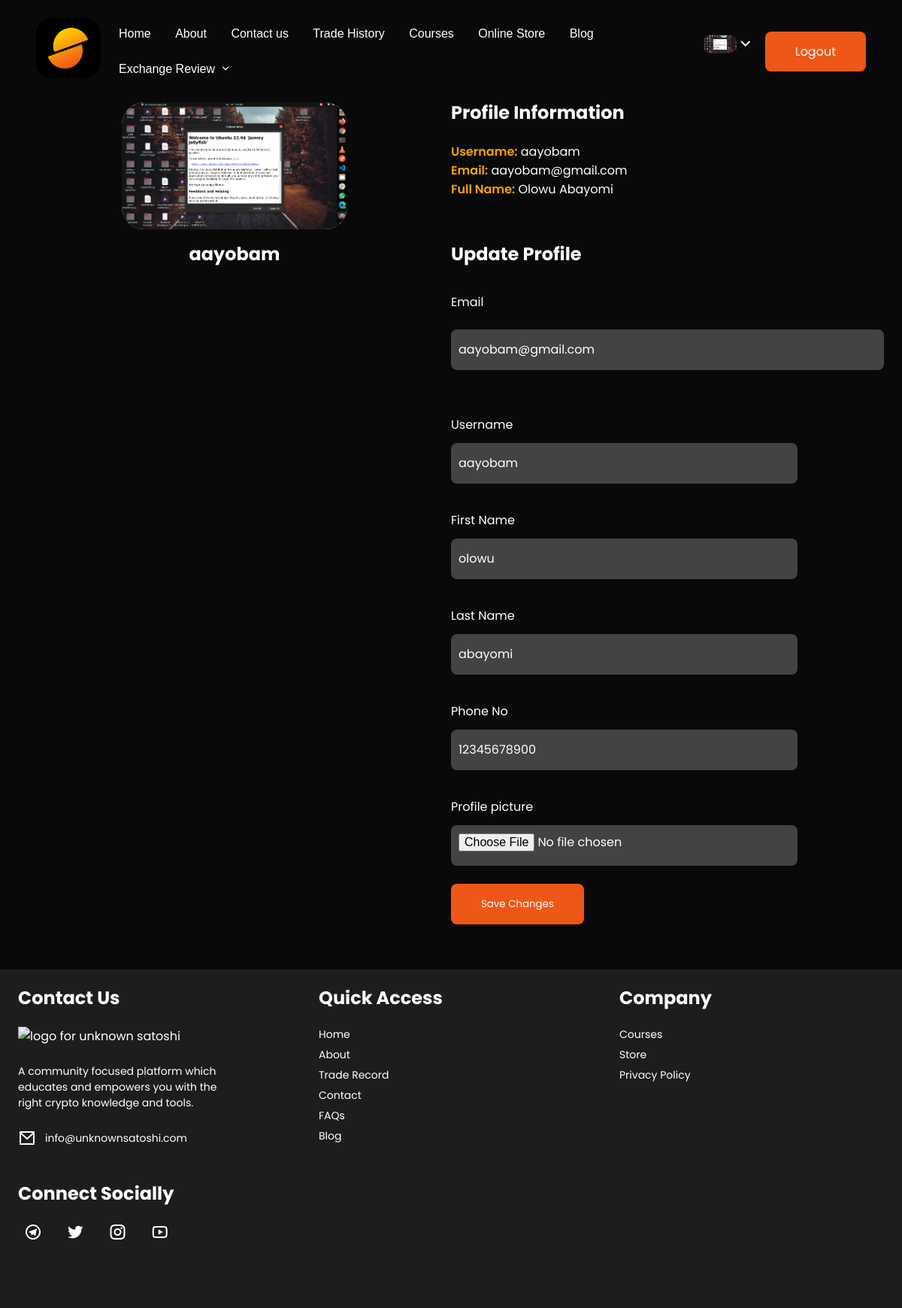
Page /user/profile/860cee2b-3464-4b8a-ae1d-cad69bf02eeb (signed in) on the committed database.
### userprolog/models.py (models this page shows, shortened)
class User(AbstractBaseUser, PermissionsMixin):
    id = models.UUIDField(primary_key=True, default=uuid.uuid4, editable=False, unique=True)
    username = models.CharField(max_length=200, unique=True, blank=True)
    email = models.EmailField(max_length=200, unique=True, blank=False)
    first_name = models.CharField(max_length=200, blank=True)
    last_name = models.CharField(max_length=200, blank=True)
    phone_no = models.CharField(max_length=11,validators=[MaxLengthValidator(11)])
    profile_picture = models.ImageField(null=True, blank=True, default="default_user_image.jpeg", upload_to="profile_image/",)
    is_active = models.BooleanField(default=False)
    is_staff = models.BooleanField(default=False)
    is_superuser = models.BooleanField(default=False)
    date_joined = models.DateTimeField(auto_now_add=True)
    created = models.DateTimeField(auto_now_add=True)
    updated = models.DateTimeField(auto_now=True)
    objects = UserManager()
    EMAIL_FIELD = 'email'
    USERNAME_FIELD = 'username'
    REQUIRED_FIELDS = ['email',]

### userprolog/views.py (the view)
# urls.py: path('user/profile/<str:id>', user_profile, name="user-profile"),
@login_required(login_url="user-login")
def user_profile(request, id):
    template_name = "userprolog/profile.html"
    user = get_object_or_404(User, id=id)
    if request.method == 'POST':
        form = UserUpdateForm(request.POST, request.FILES, instance=user)
        if form.is_valid():
            update_form = form.save(commit=False)
            update_form.is_active = True
            update_form.save()
            messages.success(request, f"User updated successfully")
            return redirect("user-profile", id)
        messages.error(request, f"Unable to update user")
        return redirect("user-profile", id)
    else:
        form = UserUpdateForm(instance=user)
    context = {"form":form, "user":user}
    return render(request, template_name, context)

### userprolog/forms.py
class UserUpdateForm(forms.ModelForm):
    profile_picture = forms.ImageField(required=False, error_messages={'required':"An image is required"})
    class Meta:
        model = User
        fields = ['first_name', 'last_name', 'phone_no', 'email', 'username', 'profile_picture', 'is_active', 'is_staff', 'is_superuser']
    def __init__(self, *args, **kwargs):
        super().__init__(*args, **kwargs)
        self.fields['first_name'].widget.attrs.update({'class':"input-field"})
        self.fields['last_name'].widget.attrs.update({'class':"input-field"})
        self.fields['phone_no'].widget.attrs.update({'class':"input-field"})
        self.fields['email'].widget.attrs.update({'class':"input-field"})
        self.fields['username'].widget.attrs.update({'class':"input-field"})
        self.fields['profile_picture'].widget.attrs.update({'class':"input-field"})
        self.fields['is_active'].widget.attrs.update({'class':"input"})
        self.fields['is_staff'].widget.attrs.update({'class':"input"})
        self.fields['is_superuser'].widget.attrs.update({'class':"input"})

### userprolog/templates/userprolog/profile.html (shortened to what this page needs)
{% extends 'base.html' %}
{% load static %}
{% block content %}
	<div class="page-wrapper margin-extra">
        <section class="user-profile">
            <div class="user-image">
                <img src="{{ user.profile_picture.url }}" alt="user's profile image">
                <h4>{{user.username}}</h4>
            </div>
            <div class="profile-description">
                <div class="profile-details">
                    <h4>Profile Information</h4>
                    <p><label for="username">Username:</label> {{user.username}}</p>
                    <p><label for="email">Email:</label> {{ user.email }}</p>
                    <p><label for="fullname">Full Name:</label> {{ user.first_name|title }} {{user.last_name|title}}</p>
                </div>
                <div class="profile-fields">
                    <h4>Update Profile</h4>
                    <form action="{% url 'user-profile' user.pk %}" method="post" enctype="multipart/form-data">
                        <div>
                            <label for="email">Email</label>
                            {{form.email}}
                        </div>
                        <div>
                            <label for="username">Username</label>
                            {{form.username }}
                        </div>
                        <div>
                            <label for="first-name">First Name</label>
                            {{ form.first_name }}
                        </div>
                        <div>
                            <label for="last-name">Last Name</label>
                            {{ form.last_name }}
                        </div>
                        <div>
                            <label for="phone-no">Phone No</label>
                            {{ form.phone_no }}
                        </div>
                        <div>
                            {% for field in form %}
                                {% if field.field.widget.input_type == "file" %}
                                    <label for="">{{field.label}}</label>
                                    <input type="{{field.field.widget.input_type}}" name="{{field.name}}" id="{{field.id}}" value="{{field.value}}" class="input-field">
                                {% endif %}
                            {% endfor %}
                        </div>
                        <button class="btn" type="submit" name="save-btn">Save Changes</button>
                    </form>
                </div>
            </div>
        </section>
	</div>
{% endblock content %}

### templates/base.html (shortened to what this page needs)
{% load static %}
<!DOCTYPE html>
<html lang="en">
<head>
    <link rel="stylesheet" type="text/css" href=" {% static 'css/style.css' %}" />
    <link rel="stylesheet" type="text/css" href="https://cdnjs.cloudflare.com/ajax/libs/OwlCarousel2/2.2.1/assets/owl.carousel.min.css">
	<link rel="stylesheet" type="text/css" href="https://cdnjs.cloudflare.com/ajax/libs/OwlCarousel2/2.2.1/assets/owl.theme.default.min.css">
	<link href="https://cdn.jsdelivr.net/npm/remixicon@2.5.0/fonts/remixicon.css" rel="stylesheet">
	<link rel="stylesheet" href="https://cdnjs.cloudflare.com/ajax/libs/font-awesome/6.0.0-beta3/css/all.min.css" />
</head>
<body>
	<div class="page-wrapper">
		<header class="banner-wrapper">
			<div class="navbar">
				{% block header_logo %}
					<div class="navbar__Link navbar__Link-brand">
						<a href="{% url 'home' %}" class="index-link">
							<img src="{% static 'images/logo.png' %}" class="navbar-logo" alt="website's logo">
						</a>
					</div>
				{% endblock header_logo %}
				<nav class="navbar__Items">
					<ul>
						<li class="navbar__Link">
							<a class="nav-link" href="{% url 'home' %}">Home</a>
						</li>
						<li class="navbar__Link">
							<a class="nav-link" href="{% url 'about' %}">About</a>
						</li>
						<li class="navbar__Link">
							<a class="nav-link" href="{% url 'contact' %}">Contact us</a>
						</li>
						<li class="navbar__Link">
							<a class="nav-link" href="{% url 'trade-history' %}">Trade History</a>
						</li>
						<li class="navbar__Link">
							<a class="nav-link" href="{% url 'courses' %}">Courses</a>
						</li>
						<li class="navbar__Link">
							<a class="nav-link" href="{% url 'onlinestore' %}">Online Store</a>
						</li>
						<li class="navbar__Link">
							<a class="nav-link" href="{% url 'blog' %}">Blog</a>
						</li>
						<li class="navbar__Link" id="dropdown-link">
							<a class="nav-link dropdown-button">Exchange Review <i class="ri-arrow-down-s-line"></i></a>
						</li>
					</ul>
				</nav>
				<nav class="navbar__Items navbar__Items--right">
					{% if request.user.is_authenticated %}
					<div class="profile">
						<div class="dropdown">
							<main>
								<img src="{{user.profile_picture.url}}" class="img-profile"><i class="ri-arrow-down-s-line profile-icon"></i>
							</main>
						</div>
					</div>
						<div class="navbar__Link">
							<a class="btn hire-btn"  href="{% url 'user-logout' %}">Logout</a>
						</div>
                    {% else %}
						<div class="navbar__Link">
							<a class="login-link"  href="{% url 'user-login' %}">Login</a>
							<a class="btn hire-btn"  href="{% url 'register' %}">Sign Up</a>
						</div>
                    {% endif%}
            	</nav>
			</div>
		</header>
	</div>
    {% block content %}{% endblock content %}
	<footer>
		<div class="footer-content__container">
			<section class="footer-content__item">
				<h4>Contact Us</h4>
				<div class="contact-options">
					<img src="{% static 'images/alt-logo.png' %}" alt="logo for unknown satoshi" class="alt-logo">
					<p>A community focused platform which educates and empowers you with the right crypto knowledge and tools.</p>
					<p class="iconic-paragraph"><i class="ri-mail-line"></i><a href="mailto:info@unknownsatoshi.com">info@unknownsatoshi.com</a></p>
				</div>
				<div class="social-links">
					<h4>Connect Socially</h4>
					<a href="https://t.me/unknown_satoshi"><i class="ri-telegram-line"></i></a>
					<a href="https://twitter.com/unknown_satoshi?t=neIjfJivVymH9Kg75UjqlA&s=09"><i class="ri-twitter-fill"></i></a>
					<a href="https://instagram.com/theunknownsatoshi?utm_medium=copy_link"><i class="ri-instagram-line"></i></a>
					<a href="https://youtube.com/channel/UCzpteHI9OCi6eAzRJyTZjRg"><i class="ri-youtube-line"></i></a>
				</div>
			</section>
			<section class="footer-content__item">
				<h4>Quick Access</h4>
				<div class="links">
					<a href="{% url 'home' %}">Home</a>
					<a href="{% url 'about' %}">About</a>
					<a href="{% url 'trade-history' %}">Trade Record</a>
					<a href="{% url 'contact' %}">Contact</a>
					<a href="{% url 'faqs' %}">FAQs</a>
					<a href="{% url 'blog' %}">Blog</a>
				</div>
			</section>
			<section class="footer-content__item">
				<h4>Company</h4>
				<div class="links">
					<a href="{% url 'courses' %}">Courses</a>
					<a href="{% url 'onlinestore' %}">Store</a>
					<a href="{% url 'privacy' %}">Privacy Policy</a>
				</div>
			</section>
		</div>
	</footer>
</body>
</html>

### rows in the picture
User: profile_picture (picture), username "aayobam", email "aayobam@gmail.com", first_name "Olowu", last_name "Abayomi", first_name "olowu", last_name "abayomi", phone_no "12345678900"

### other values in the picture
{{ field.label }} "Profile picture"
